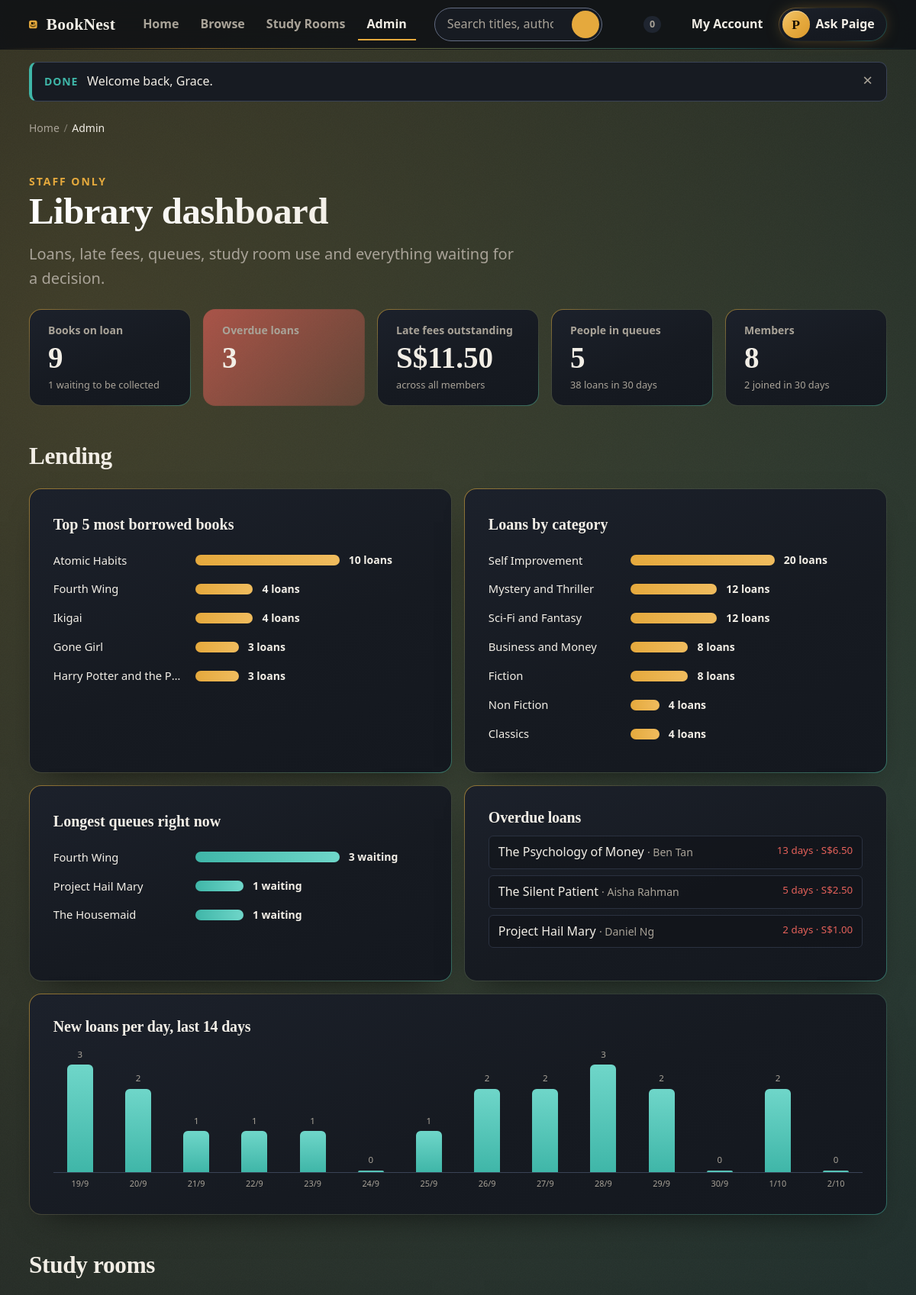
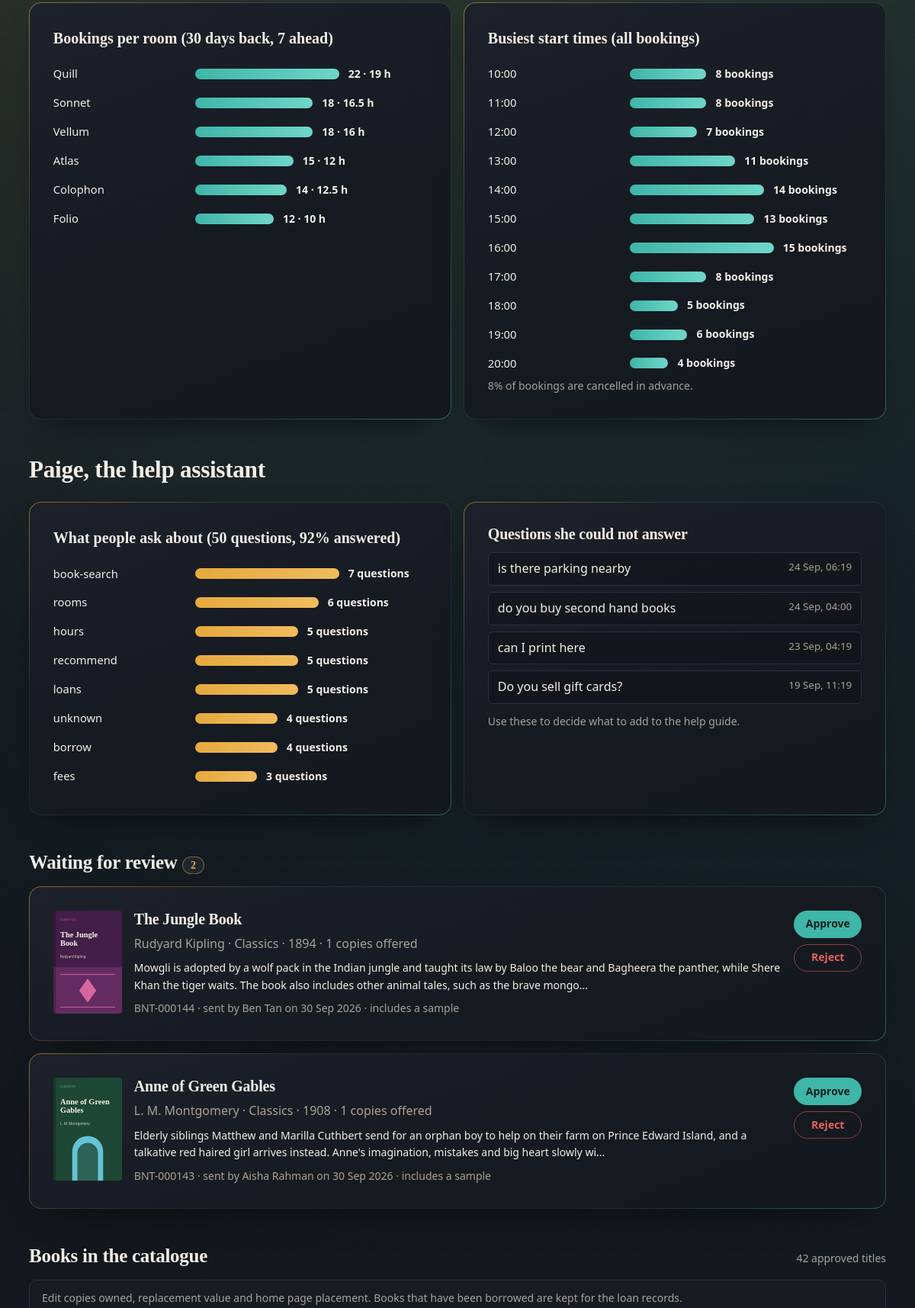
/admin.php (signed in, upper part), run on the app's committed database (2 pictures, top to bottom).
### tables this page shows
CREATE TABLE loans (
  id              INT UNSIGNED AUTO_INCREMENT PRIMARY KEY,
  user_id         INT UNSIGNED NOT NULL,
  book_id         INT UNSIGNED NOT NULL,
  collection_date DATE NOT NULL,
  due_date        DATE NOT NULL,
  returned_date   DATE NULL,
  status          ENUM('reserved','active','overdue','returned') NOT NULL DEFAULT 'reserved',
  renewals        TINYINT UNSIGNED NOT NULL DEFAULT 0,
  fee_cleared_at  DATETIME NULL,
  created_at      DATETIME NOT NULL DEFAULT CURRENT_TIMESTAMP,
  KEY ix_loans_book_status (book_id, status),
  KEY ix_loans_user_status (user_id, status),
  KEY ix_loans_status_due (status, due_date),
  KEY ix_loans_created (created_at),
  CONSTRAINT fk_loans_user FOREIGN KEY (user_id) REFERENCES users(id) ON DELETE CASCADE,
  CONSTRAINT fk_loans_book FOREIGN KEY (book_id) REFERENCES books(id)
);

CREATE TABLE books (
  id             INT UNSIGNED AUTO_INCREMENT PRIMARY KEY,
  serial_no      CHAR(10)     NOT NULL,
  isbn           CHAR(13)     NULL,
  title          VARCHAR(150) NOT NULL,
  author         VARCHAR(100) NOT NULL,
  publisher      VARCHAR(80)  NULL,
  format         VARCHAR(20)  NOT NULL DEFAULT 'Paperback',
  category_id    INT UNSIGNED NOT NULL,
  hook           VARCHAR(200) NOT NULL DEFAULT '',
  synopsis       TEXT         NOT NULL,
  sample_text    LONGTEXT     NULL,
  sample_type    ENUM('excerpt','preview') NOT NULL DEFAULT 'excerpt',
  price          DECIMAL(8,2) NOT NULL DEFAULT 0.00,   
  rating         DECIMAL(2,1) NOT NULL DEFAULT 0.0,
  published_year SMALLINT     NOT NULL,
  pages          SMALLINT UNSIGNED NOT NULL,
  stock          SMALLINT UNSIGNED NOT NULL DEFAULT 0,   
  cover_path     VARCHAR(120) NOT NULL,
  cover_alt      VARCHAR(200) NOT NULL,
  is_featured    TINYINT(1)   NOT NULL DEFAULT 0,
  is_staff_pick  TINYINT(1)   NOT NULL DEFAULT 0,
  status         ENUM('approved','pending','rejected') NOT NULL DEFAULT 'pending',
  added_by       INT UNSIGNED NULL,
  created_at     DATETIME NOT NULL DEFAULT CURRENT_TIMESTAMP,
  UNIQUE KEY uq_books_serial (serial_no),
  KEY ix_books_status_cat (status, category_id),
  KEY ix_books_title (title),
  KEY ix_books_author (author),
  KEY ix_books_isbn (isbn),
  KEY ix_books_created (created_at),
  CONSTRAINT fk_books_category FOREIGN KEY (category_id) REFERENCES categories(id),
  CONSTRAINT fk_books_user FOREIGN KEY (added_by) REFERENCES users(id) ON DELETE SET NULL
);

CREATE TABLE users (
  id            INT UNSIGNED AUTO_INCREMENT PRIMARY KEY,
  full_name     VARCHAR(80)  NOT NULL,
  email         VARCHAR(120) NOT NULL,
  password_hash VARCHAR(255) NOT NULL,
  role          ENUM('member','admin') NOT NULL DEFAULT 'member',
  created_at    DATETIME NOT NULL DEFAULT CURRENT_TIMESTAMP,
  UNIQUE KEY uq_users_email (email)
);

CREATE TABLE assistant_log (
  id         INT UNSIGNED AUTO_INCREMENT PRIMARY KEY,
  user_id    INT UNSIGNED NULL,
  question   VARCHAR(300) NOT NULL,
  intent     VARCHAR(40)  NOT NULL,
  answered   TINYINT(1)   NOT NULL DEFAULT 1,
  created_at DATETIME NOT NULL DEFAULT CURRENT_TIMESTAMP,
  KEY ix_assistant_intent (intent),
  KEY ix_assistant_answered (answered, created_at),
  CONSTRAINT fk_assistant_user FOREIGN KEY (user_id) REFERENCES users(id) ON DELETE SET NULL
);

CREATE TABLE categories (
  id          INT UNSIGNED AUTO_INCREMENT PRIMARY KEY,
  name        VARCHAR(60) NOT NULL,
  slug        VARCHAR(60) NOT NULL,
  blurb       VARCHAR(160) NOT NULL DEFAULT '',
  sort_order  TINYINT UNSIGNED NOT NULL DEFAULT 0,
  UNIQUE KEY uq_categories_slug (slug)
);

### admin.php (the view, shortened to what the rows shown need)
<?php
$fee = loan_fee_sql();
$kpi = db_one("SELECT
    SUM(l.status <> 'returned') AS on_loan,
    SUM(l.status <> 'returned' AND l.due_date < CURDATE()) AS overdue,
    SUM(l.status = 'reserved') AS reserved,
    SUM(l.created_at >= NOW() - INTERVAL 30 DAY) AS loans_30,
    COALESCE(SUM(CASE WHEN l.fee_cleared_at IS NULL THEN $fee END), 0) AS fees_owed
  FROM loans l");
$byCategory = db_all("SELECT c.name, COUNT(l.id) AS loans
                      FROM loans l JOIN books b ON b.id = l.book_id JOIN categories c ON c.id = b.category_id
                      GROUP BY c.id, c.name ORDER BY loans DESC");
$topBooks = db_all("SELECT b.title, COUNT(l.id) AS loans
                    FROM loans l JOIN books b ON b.id = l.book_id
                    GROUP BY b.id, b.title ORDER BY loans DESC, b.title LIMIT 5");
$queues = db_all("SELECT b.title, COUNT(q.id) AS waiting
                  FROM book_queue q JOIN books b ON b.id = q.book_id
                  WHERE q.status IN ('waiting','offered') GROUP BY b.id, b.title ORDER BY waiting DESC, b.title LIMIT 6");
$overdue = db_all("SELECT l.id, l.due_date, b.title, u.full_name, u.email, DATEDIFF(CURDATE(), l.due_date) AS days_late, $fee AS fee
                   FROM loans l JOIN books b ON b.id = l.book_id JOIN users u ON u.id = l.user_id
                   WHERE l.status <> 'returned' AND l.due_date < CURDATE() ORDER BY l.due_date, l.id LIMIT 10");
$perDayRows = db_all("SELECT DATE(created_at) AS day, COUNT(*) AS loans FROM loans
                      WHERE created_at >= CURDATE() - INTERVAL 13 DAY GROUP BY DATE(created_at)");
$perDayMap = array_column($perDayRows, 'loans', 'day');
$perDay = [];
for ($i = 13; $i >= 0; $i--) {
    $d = date('Y-m-d', strtotime("-$i day", strtotime('today')));
    $perDay[$d] = (int) ($perDayMap[$d] ?? 0);
}
$byRoom = db_all("SELECT r.name, COUNT(rb.id) AS bookings, COALESCE(SUM(TIMESTAMPDIFF(MINUTE, rb.start_time, rb.end_time)), 0) AS minutes
                  FROM study_rooms r LEFT JOIN room_bookings rb ON rb.room_id = r.id AND rb.status = 'confirmed'
                    AND rb.booking_date BETWEEN CURDATE() - INTERVAL 30 DAY AND CURDATE() + INTERVAL 7 DAY
                  GROUP BY r.id, r.name ORDER BY bookings DESC");
$byHour = db_all("SELECT HOUR(start_time) AS hour, COUNT(*) AS bookings FROM room_bookings
                  WHERE status = 'confirmed' GROUP BY HOUR(start_time) ORDER BY hour");
$askedByTopic = db_all("SELECT intent, COUNT(*) AS questions FROM assistant_log GROUP BY intent ORDER BY questions DESC LIMIT 8");
$assistantTotals = db_one("SELECT COUNT(*) AS total, COALESCE(SUM(answered), 0) AS answered FROM assistant_log");
$unanswered = db_all("SELECT question, created_at FROM assistant_log WHERE answered = 0 ORDER BY created_at DESC LIMIT 6");
$answerRate = $assistantTotals['total'] ? round($assistantTotals['answered'] / $assistantTotals['total'] * 100) : 0;
$pending = db_all("SELECT b.*, c.name AS category, u.full_name AS added_by_name FROM books b
                   JOIN categories c ON c.id = b.category_id LEFT JOIN users u ON u.id = b.added_by
                   WHERE b.status = 'pending' ORDER BY b.created_at");
$books = db_all("SELECT b.id, b.serial_no, b.title, b.author, b.price, b.stock, b.is_featured, b.is_staff_pick, c.name AS category,
                        (SELECT COUNT(*) FROM loans l WHERE l.book_id = b.id) AS times_borrowed,
                        (SELECT COUNT(*) FROM loans l WHERE l.book_id = b.id AND l.status <> 'returned') AS on_loan
                 FROM books b JOIN categories c ON c.id = b.category_id WHERE b.status = 'approved' ORDER BY b.title");
function bar_table(string $caption, array $rows, string $labelKey, string $valueKey, callable $format, string $class = ''): string
{
    $max = max(array_map(fn($r) => (float) $r[$valueKey], $rows) ?: [1]) ?: 1;
    $html = '<table class="bar-table ' . $class . '"><caption>' . e($caption) . '</caption><tbody>';
    foreach ($rows as $r) {
        $pct = round((float) $r[$valueKey] / $max * 100, 1);
        $html .= '<tr><th scope="row" title="' . e($r[$labelKey]) . '">' . e($r[$labelKey]) . '</th><td><span class="bar">'
            . '<span class="bar-fill" style="--value: ' . $pct . '%"></span><span class="bar-value">' . e($format($r)) . '</span></span></td></tr>';
    }
    return $html . '</tbody></table>';
}
require __DIR__ . '/includes/header.php';
$maxDay = max($perDay) ?: 1;
?>
<div class="container">
  <header class="page-head">
    <h1>Library dashboard</h1>
  </header>
  <section class="analytics" aria-labelledby="lending-title">
    <h2 id="lending-title" class="section-title">Lending</h2>
    <div class="analytics-grid">
      <div class="panel"><?= bar_table('Top 5 most borrowed books', $topBooks, 'title', 'loans', fn($r) => $r['loans'] . ' loans') ?></div>
      <div class="panel"><?= bar_table('Loans by category', $byCategory, 'name', 'loans', fn($r) => $r['loans'] . ' loans') ?></div>
      <div class="panel">
        <?php if ($queues): ?>
        <?= bar_table('Longest queues right now', $queues, 'title', 'waiting', fn($r) => $r['waiting'] . ' waiting', 'bar-teal') ?>
        <?php else: ?>
        <h3 class="chart-title">Longest queues right now</h3><p class="muted">Nobody is waiting for a book.</p>
        <?php endif; ?>
      </div>
      <div class="panel">
        <?php if ($overdue): ?>
        <ul class="unanswered" role="list">
          <?php foreach ($overdue as $o): ?>
          <li><span><?= e($o['title']) ?> <span class="muted small">· <?= e($o['full_name']) ?></span></span><small class="overdue-fee"><?= days_text((int) $o['days_late']) ?> · <?= money($o['fee']) ?></small></li>
          <?php endforeach; ?>
        </ul>
        <?php else: ?>
        <p class="muted">Every book on loan is within its due date.</p>
        <?php endif; ?>
      </div>
      <div class="panel span-2">
        <div class="columns-chart" style="--count: 14" role="img" aria-label="New loans per day for the last 14 days: <?= e(implode(', ', array_map(fn($d, $n) => date('j M', strtotime($d)) . ' ' . $n, array_keys($perDay), $perDay))) ?>">
          <?php foreach ($perDay as $d => $n): ?>
          <div class="col"><span class="col-num"><?= $n ?></span><span class="col-fill" style="--value: <?= round($n / $maxDay * 100) ?>%"></span></div>
          <?php endforeach; ?>
        </div>
      </div>
    </div>
  </section>
  <section class="analytics" aria-labelledby="rooms-an-title">
    <h2 id="rooms-an-title" class="section-title">Study rooms</h2>
    <div class="analytics-grid">
      <div class="panel"><?= bar_table('Bookings per room (30 days back, 7 ahead)', $byRoom, 'name', 'bookings', fn($r) => $r['bookings'] . ' · ' . round($r['minutes'] / 60, 1) . ' h', 'bar-teal') ?></div>
      <div class="panel"><?= bar_table('Busiest start times (all bookings)', array_map(fn($r) => ['label' => sprintf('%02d:00', $r['hour']), 'bookings' => $r['bookings']], $byHour), 'label', 'bookings', fn($r) => $r['bookings'] . ' bookings', 'bar-teal') ?>
      </div>
    </div>
  </section>
  <section class="analytics" aria-labelledby="assistant-an-title">
    <h2 id="assistant-an-title" class="section-title"><?= e(ASSISTANT_NAME) ?>, the help assistant</h2>
    <div class="analytics-grid">
      <div class="panel"><?= bar_table('What people ask about (' . (int) $assistantTotals['total'] . ' questions, ' . $answerRate . '% answered)', $askedByTopic, 'intent', 'questions', fn($r) => $r['questions'] . ' questions') ?></div>
      <div class="panel">
        <?php if ($unanswered): ?>
        <ul class="unanswered" role="list">
          <?php foreach ($unanswered as $u): ?>
          <li><span><?= e($u['question']) ?></span><small class="muted"><?= e(date('j M, H:i', strtotime($u['created_at']))) ?></small></li>
          <?php endforeach; ?>
        </ul>
        <?php else: ?>
        <p class="muted">Nothing unanswered. Every question so far matched a topic.</p>
        <?php endif; ?>
      </div>
    </div>
  </section>
  <section id="pending" class="account-section" aria-labelledby="pending-title" tabindex="-1">
    <div class="section-head"><h2 id="pending-title">Waiting for review <span class="pill is-pending"><?= count($pending) ?></span></h2></div>
    <?php if ($pending): ?>
    <ul class="pending-list" role="list">
      <?php foreach ($pending as $p): ?>
      <li class="pending-item panel">
        <?= cover_img($p, 'pending-cover', true, 100) ?>
        <div class="pending-body">
          <h3><?= e($p['title']) ?></h3>
          <p class="muted"><?= e($p['author']) ?> · <?= e($p['category']) ?> · <?= e(year_label((int) $p['published_year'])) ?> · <?= (int) $p['stock'] ?> copies offered</p>
          <p class="small"><?= e(mb_strimwidth($p['synopsis'], 0, 220, '...')) ?></p>
          <p class="small muted"><?= e($p['serial_no']) ?> · sent by <?= e($p['added_by_name'] ?? 'unknown') ?> on <?= e(date('j M Y', strtotime($p['created_at']))) ?> · <?= $p['sample_text'] ? 'includes a sample' : 'no sample' ?></p>
        </div>
        <form class="pending-actions" action="<?= e(url('process/admin-action.php')) ?>" method="post">
          <button class="btn btn-teal btn-sm" type="submit" name="action" value="approve">Approve</button>
          <button class="btn btn-danger btn-sm" type="submit" name="action" value="reject">Reject</button>
        </form>
      </li>
      <?php endforeach; ?>
    </ul>
    <?php else: ?>
    <p class="notice">Nothing waiting. New member submissions will appear here.</p>
    <?php endif; ?>
  </section>
  <section id="books" class="account-section" aria-labelledby="books-title" tabindex="-1">
    <div class="section-head"><h2 id="books-title">Books in the catalogue</h2><p class="muted small"><?= count($books) ?> approved titles</p></div>
    <div class="table-wrap">
      <table class="data-table admin-books">
        <caption>Edit copies owned, replacement value and home page placement. Books that have been borrowed are kept for the loan records.</caption>
      </table>
    </div>
  </section>
</div>
<?php require __DIR__ . '/includes/footer.php'; ?>

### includes/views.php (shortened to what the rows shown need)
<?php
function cover_file(array $book, bool $small = false): string
{
    $base = 'covers/real/' . basename($book['cover_path'], '.svg');
    return is_file(APP_ROOT . '/assets/' . $base . '.jpg') ? $base . '.jpg' : $book['cover_path'];
}
function cover_img(array $book, string $class = '', bool $lazy = true, int $width = 400, bool $card = false): string
{
    $large = cover_file($book);
    $small = cover_file($book, true);
    $src = ($card || $width <= 200) ? $small : $large;
    $srcset = ($card && $small !== $large)
        ? ' srcset="' . e(url('assets/' . $small)) . ' 1x, ' . e(url('assets/' . $large)) . ' 2x"' : '';
    $priority = $lazy ? ' loading="lazy"' : (($card || $width <= 200) ? '' : ' fetchpriority="high"');
    return '<img class="' . e($class) . '" src="' . e(url('assets/' . $src)) . '"' . $srcset . ' alt="' . e($book['cover_alt'])
        . '" width="' . $width . '" height="' . (int) round($width * 1.5) . '"' . $priority . ' decoding="async">';
}
function year_label(int $year): string
{
    return $year < 0 ? 'c. ' . abs($year) . ' BC' : (string) $year;
}

### data on the page
loans: book.title "The Psychology of Money", user.full_name "Ben Tan", days_late "13 days", fee "S$6.50"
loans: book.title "The Silent Patient", user.full_name "Aisha Rahman", days_late "5 days", fee "S$2.50"
loans: book.title "Project Hail Mary", user.full_name "Daniel Ng", days_late "2 days", fee "S$1.00"
books: id "3", stock "2"
assistant_log: question "is there parking nearby", created_at "24 Sep, 06:19"
assistant_log: question "do you buy second hand books", created_at "24 Sep, 04:00"
assistant_log: question "can I print here", created_at "23 Sep, 04:19"
assistant_log: question "Do you sell gift cards?", created_at "19 Sep, 11:19"
books: cover_path (picture), title "The Jungle Book", author "Rudyard Kipling", category.name "Classics", published_year "1894", stock "1", synopsis "Mowgli is adopted by a wolf pack in the Indian jungle and taught its law by Baloo the bear and Bagheera the panther, while Shere Khan the tiger waits. The book also includes other animal tales, such as the brave mongo...", serial_no "BNT-000144", added_by.full_name "Ben Tan", created_at "30 Sep 2026", shows "includes a sample"
books: cover_path (picture), title "Anne of Green Gables", author "L. M. Montgomery", category.name "Classics", published_year "1908", stock "1", synopsis "Elderly siblings Matthew and Marilla Cuthbert send for an orphan boy to help on their farm on Prince Edward Island, and a talkative red haired girl arrives instead. Anne's imagination, mistakes and big heart slowly wi...", serial_no "BNT-000143", added_by.full_name "Aisha Rahman", created_at "30 Sep 2026", shows "includes a sample"

### other printed values
SITE_NAME "BookNest"
$label "Home"
$label "Browse"
$label "Study Rooms"
$label "Admin"
$onLoan "0"
ASSISTANT_NAME "Paige"
$labels[$type] "DONE"
$f['message'] "Welcome back, Grace."
$kpi['on_loan'] "9"
$kpi['reserved'] "1"
$kpi['overdue'] "3"
money($kpi['fees_owed']) "S$11.50"
$waitingTotal "5"
$kpi['loans_30'] "38"
